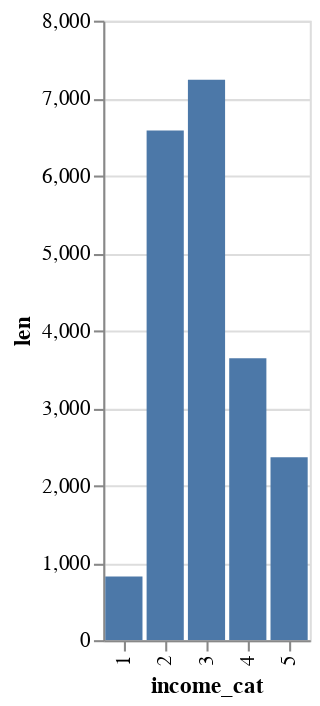

Write notebook code for a chart like this one.
### Code cell
housing.select(pl.col("income_cat")).group_by(pl.col("income_cat")).len().sort(pl.col("income_cat")).plot.bar(
    x="income_cat", y = "len"
)

### Figure 1 — Vega-Lite specification as saved in the notebook (floating-point values rounded to 4 significant figures)
{"config": {"view": {"continuousWidth": 300, "continuousHeight": 300}}, "data": {"name": "data-56d3eab02e8b426f02c3add0598c860a"}, "mark": {"type": "bar", "tooltip": true}, "encoding": {"x": {"field": "income_cat", "sort": ["1", "2", "3", "4", "5"], "type": "ordinal"}, "y": {"field": "len", "type": "quantitative"}}, "params": [{"name": "param_1", "select": {"type": "interval", "encodings": ["x", "y"]}, "bind": "scales"}], "$schema": "https://vega.github.io/schema/vega-lite/v5.20.1.json", "datasets": {"data-56d3eab02e8b426f02c3add0598c860a": [{"income_cat": "1", "len": 822}, {"income_cat": "2", "len": 6581}, {"income_cat": "3", "len": 7236}, {"income_cat": "4", "len": 3639}, {"income_cat": "5", "len": 2362}]}}
